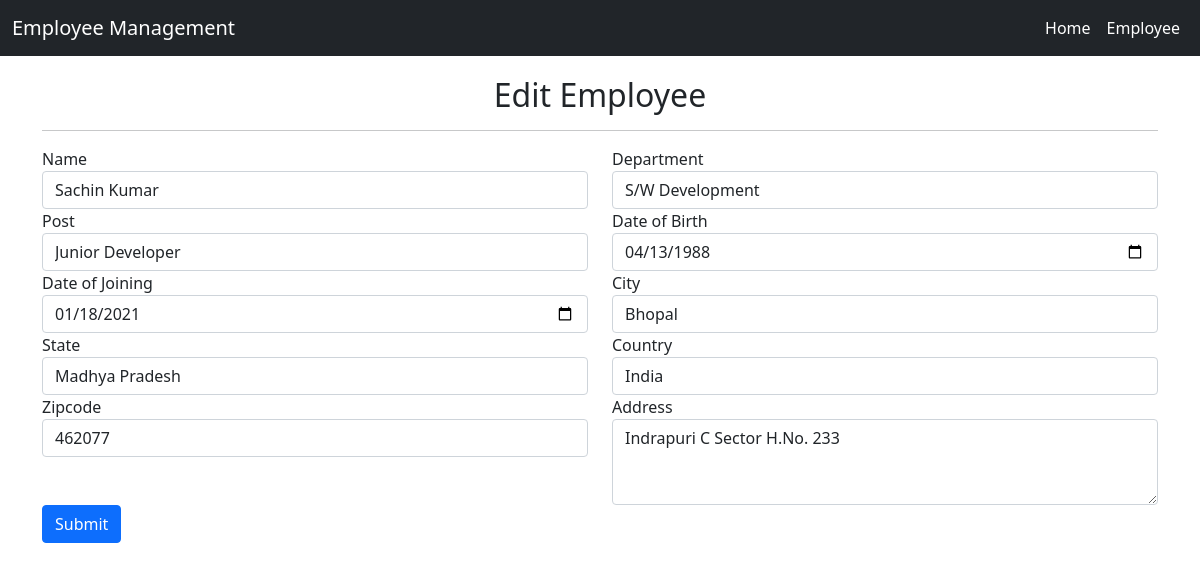
The page /employee-edit/3 on the database its author committed.
### EMS/models.py (models this page shows, shortened)
class Employee(models.Model):
    name = models.CharField(max_length=100, null=True, blank=True)
    dob = models.DateField(null=True, blank=True)
    doj = models.DateField(null=True, blank=True)
    department = models.CharField(max_length=100, null=True, blank=True)
    post = models.CharField(max_length=100, null=True, blank=True)
    address = models.CharField(max_length=100, null=True, blank=True)
    city = models.CharField(max_length=100, null=True, blank=True)
    country = models.CharField(max_length=100, null=True, blank=True)
    zipcode = models.CharField(max_length=100, null=True, blank=True)
    state = models.CharField(max_length=100, null=True, blank=True)
    active = models.BooleanField(default=True)
    leave_count = models.IntegerField(null=True, blank=True, default=0)
    on_leave = models.BooleanField(default=False)

### EMS/views.py (the view, shortened to what this page needs)
# urls.py: path('employee-edit/<int:pid>', edit_employee, name="edit_employee"),
def edit_employee(request, pid):
    emp_data =Employee.objects.get(id=pid)
    return render(request, 'edit_employeee.html', {'emp_data':emp_data})

### EMS/templates/edit_employeee.html (shortened to what this page needs)
{% extends 'home.html' %}
{% block body %}
<div class="container">
    <h2 style="margin-top:20px" align="center">Edit Employee</h2><hr>
<form method="post" action="" enctype="multipart/form-data">
    <div class="row">
    <div class="form-group col-md-6">
      <label for="inputEmail4">Name</label>
      <input type="text" class="form-control"  name="name" id="inputEmail4" value="{{emp_data.name}}" required placeholder="Enter Full Name">
    </div>
    <div class="form-group col-md-6">
      <label for="inputPassword4">Department</label>
      <input type="text" class="form-control" name="department" id="inputPassword4" value="{{emp_data.department}}" required placeholder="Department">
    </div>
  </div>
    <div class="row">
    <div class="form-group col-md-6">
      <label for="inputEmail4">Post</label>
      <input type="text" class="form-control" name="post" id="inputEmail4" value="{{emp_data.post}}" required placeholder="Post">
    </div>
    <div class="form-group col-md-6">
      <label for="inputPassword4">Date of Birth</label>
      <input type="date" class="form-control" name="dob" id="inputPassword4"  value="{{emp_data.dob|date:"Y-m-d"}}" required>
    </div>
    </div>
    <div class="row">
    <div class="form-group col-md-6">
      <label for="inputEmail4">Date of Joining</label>
      <input type="date" class="form-control" name="doj" id="inputEmail4" value="{{emp_data.doj|date:"Y-m-d"}}" required>
    </div>
    <div class="form-group col-md-6">
      <label for="inputPassword4">City</label>
      <input type="text" class="form-control" name="city" id="inputPassword4"  value="{{emp_data.city}}" required placeholder="Enter City">
    </div>
    </div>
    <div class="row">
        <div class="form-group col-md-6">
          <label for="inputEmail4">State</label>
          <input type="text" class="form-control" name="state" id="inputEmail4" value="{{emp_data.state}}" required placeholder="Enter State">
        </div>
        <div class="form-group col-md-6">
          <label for="inputPassword4">Country</label>
          <input type="text" class="form-control" name="country" id="inputPassword4" value="{{emp_data.country}}" required placeholder="Enter Country">
        </div>
    </div>
    <div class="row">
        <div class="form-group col-md-6">
          <label for="inputEmail4">Zipcode</label>
          <input type="text" class="form-control" name="zipcode" id="inputEmail4" value="{{emp_data.zipcode}}" required placeholder="Enter zipcode">
        </div>
        <div class="form-group col-md-6">
            <label for="exampleFormControlTextarea1">Address</label>
            <textarea class="form-control" id="exampleFormControlTextarea1" name="address" rows="3">{{emp_data.address}}</textarea>
        </div>
    </div>
  <button type="submit" class="btn btn-primary">Submit</button>
</form>
</div>
{% endblock  %}

### rows shown on the page
Employee: name "Sachin Kumar", department "S/W Development", post "Junior Developer", dob "04/13/1988", doj "01/18/2021", city "Bhopal", state "Madhya Pradesh", country "India", zipcode "462077", address "Indrapuri C Sector H.No. 233"
